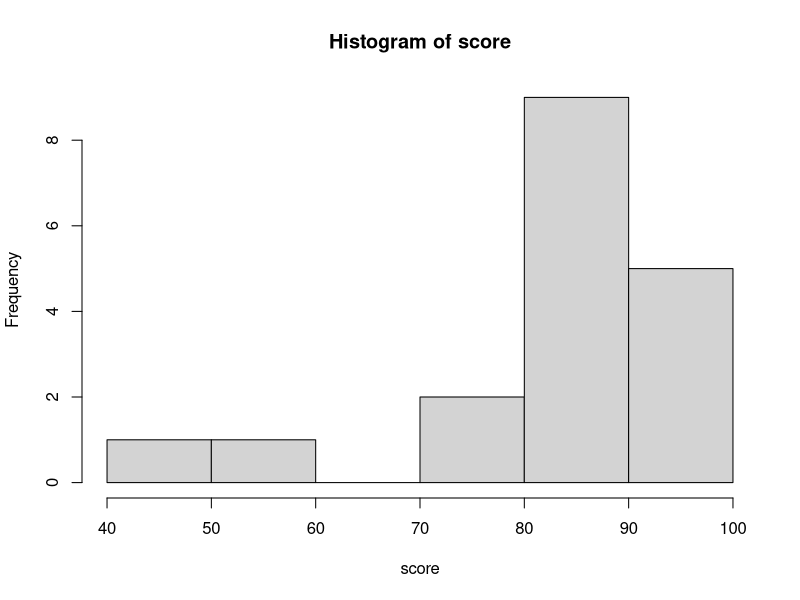
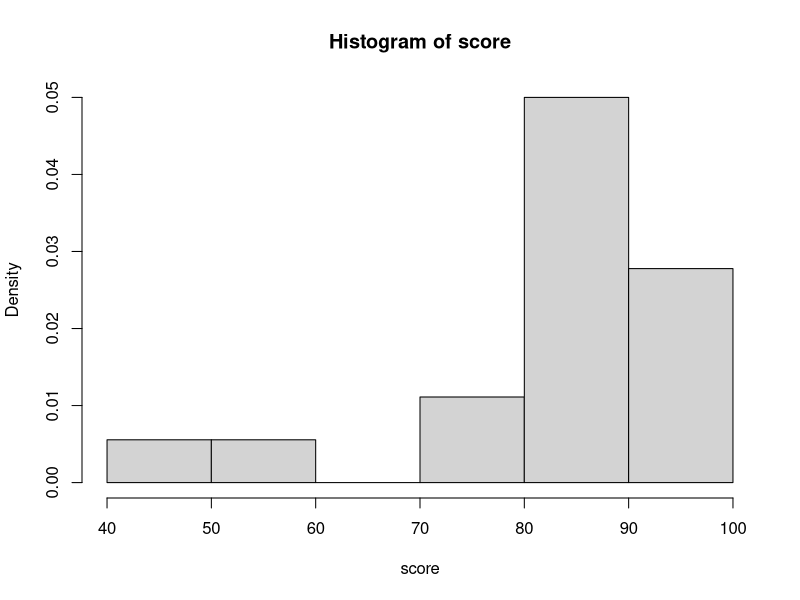
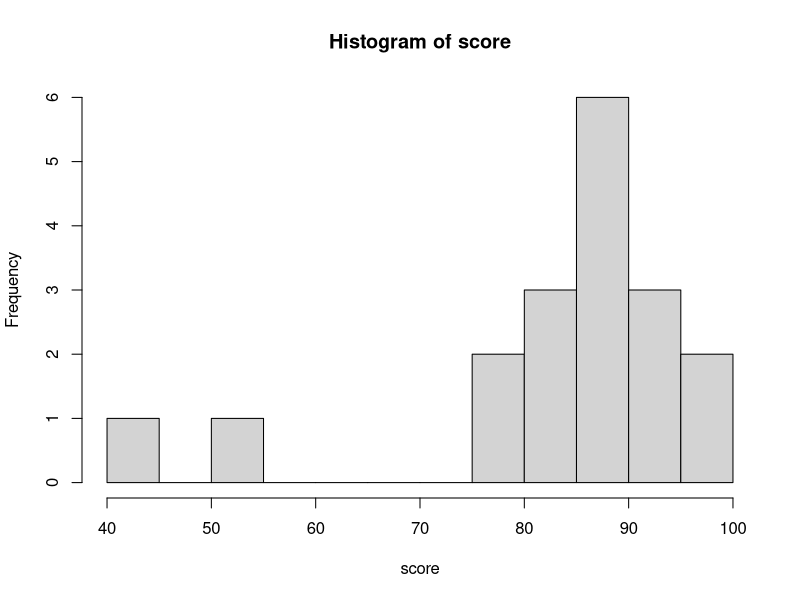
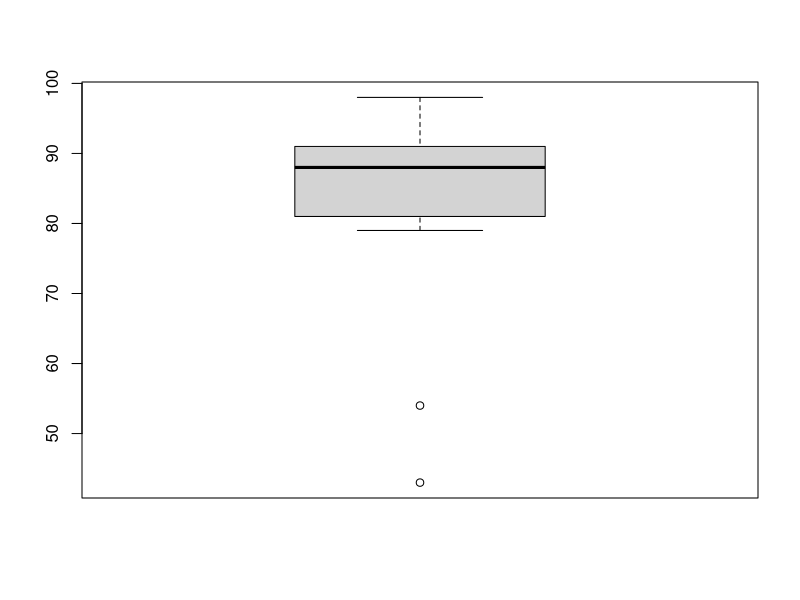
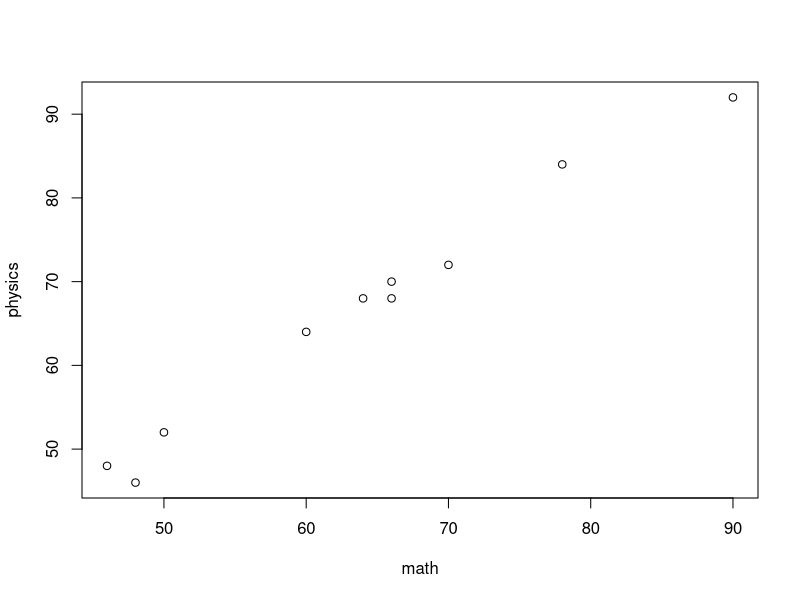

These charts were generated, in order, by the following R code:
3+5
x <- 3
y <- 5
x+y

x <- "Hello"
x

x <- c(1,2,3)# vector
y <- c(4,5,6)
x+y

A <- matrix(c(1,3,5,7), ncol=2, nrow=2)
B <- matrix(c(1,2,3,4,5,6,7,8,9), ncol=3)
A;B

a1 <- c(1,2,3,4)
a2 <- c(5,6,7,8)
a3 <- c(9,10,11,12)
b1 <- c("M", "F", "M", "F")

cbind(a1, a2, a3)
rbind(a1, a2, a3)
cbind(a1, b1)

id <- c(1,2,3,4,5)
gender <- c("M", "M", "F", "F", "M")
math <- c(66,64,48,46,78)
eng <- c(70,68,46,48,84)

score <- data.frame(id, gender, math, eng)
score

gender <- factor(c("M", "M", "M", "M", "M", "M", "M", "M", "F", "F", "F", "F", "F", "F", "F", "F", "F", "F"))
score <- c(98,90,96,54,43,87,88,90,94,92,81,79,85,91,79,88,89,83)
hist(score)
hist(score, freq=F)
hist(score, breaks=10)

stem(score)
boxplot(score)

table(gender)

fivenum(x)
summary(x)
mean(score)
sd(score)
var(score)
sum(x)

math <- c(66,64,48,46,78,60,90,50,66,70)
physics <-c(70,68,46,48,84,64,92,52,68,72)
plot(math, physics)

# correlation: max 1, min 0
cor(math, physics)

for (i in 1:3) { x<-i+1 ; print(x)}
for (j in 5:1) { print(j) }

if(3>5) { print("yes") } else { print("no")}

for (i in 1:10) {
  if (i%%2==0) { print(i) }
}

# error occured
# sample(c(1:10), 100, replace=F)
